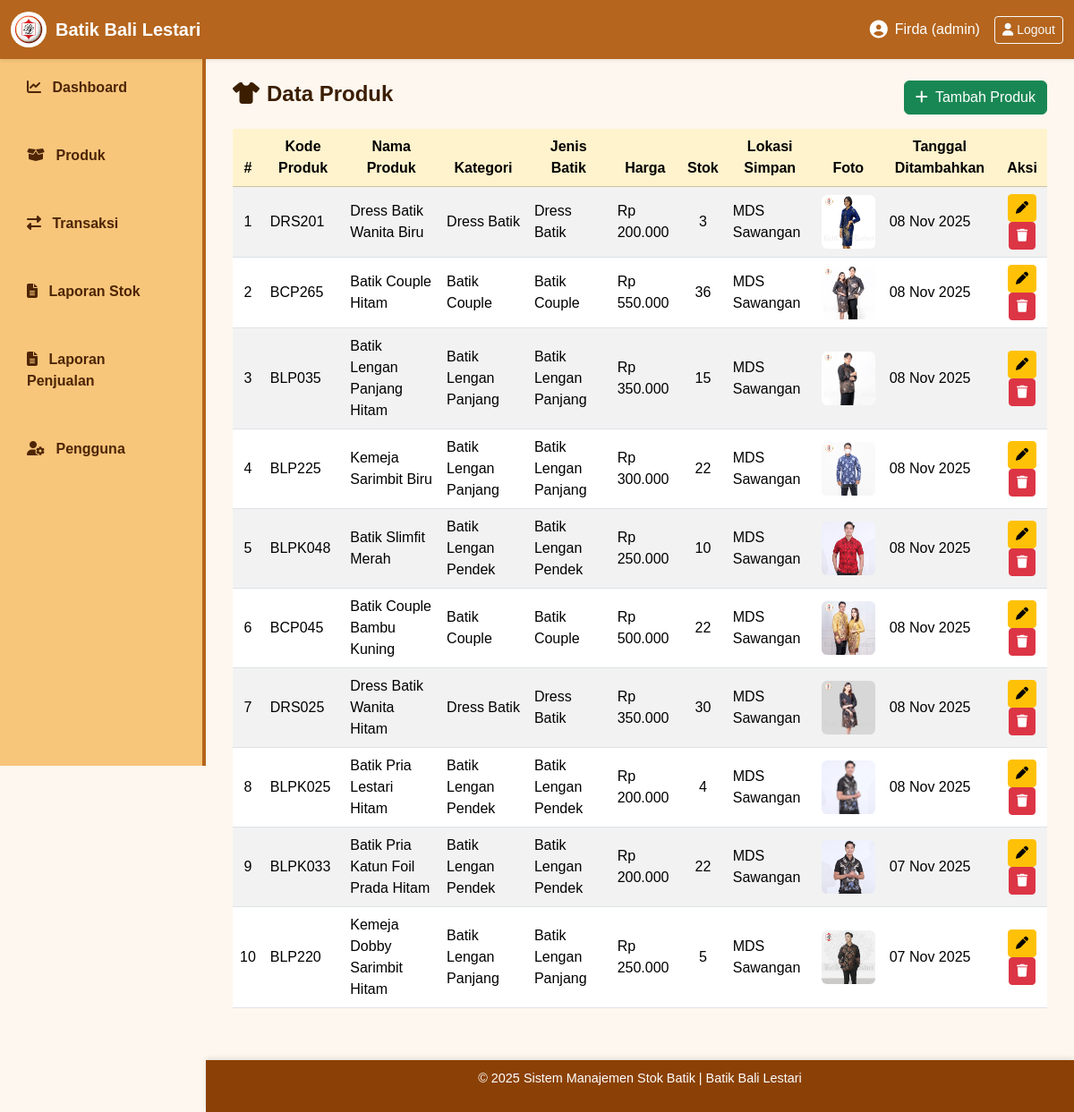
Page /views/produk/data_produk.php (signed in) on the committed database.
### tables this page shows
CREATE TABLE `produk` (
  `id_produk` int(11) NOT NULL,
  `id_kategori` int(11) DEFAULT NULL,
  `kode_produk` varchar(50) NOT NULL,
  `nama_produk` varchar(100) NOT NULL,
  `jenis_batik` varchar(100) DEFAULT NULL,
  `harga` decimal(12,2) NOT NULL,
  `stok` int(11) DEFAULT 0,
  `lokasi_simpan` varchar(100) DEFAULT NULL,
  `foto_produk` varchar(255) DEFAULT NULL,
  `tanggal_ditambahkan` datetime DEFAULT current_timestamp()
);

CREATE TABLE `kategori` (
  `id_kategori` int(11) NOT NULL,
  `nama_kategori` varchar(100) NOT NULL,
  `deskripsi` text DEFAULT NULL
);

### config/helper.php (called while the page is built, shortened)
<?php
function rupiah($angka) {
    return "Rp " . number_format($angka, 0, ',', '.');
}
?>

### views/produk/data_produk.php (the view, shortened to what this page needs)
<?php
include '../../config/koneksi.php';
include '../../config/helper.php';
include '../includes/header.php';
$q = mysqli_query($conn, "
  SELECT p.*, k.nama_kategori
  FROM produk p
  LEFT JOIN kategori k ON p.id_kategori = k.id_kategori
  ORDER BY p.id_produk DESC
");
?>
<div class="d-flex justify-content-between align-items-center mb-3">
  <h4><i class="fa-solid fa-shirt me-2"></i>Data Produk</h4>
  <a href="tambah_produk.php" class="btn btn-success">
    <i class="fa-solid fa-plus me-1"></i> Tambah Produk
  </a>
</div>
<div class="table-responsive">
  <table class="table table-striped table-hover align-middle">
    <thead class="table-warning text-center">
      <tr>
        <th>#</th>
        <th>Kode Produk</th>
        <th>Nama Produk</th>
        <th>Kategori</th>
        <th>Jenis Batik</th>
        <th>Harga</th>
        <th>Stok</th>
        <th>Lokasi Simpan</th>
        <th>Foto</th>
        <th>Tanggal Ditambahkan</th>
        <th>Aksi</th>
      </tr>
    </thead>
    <tbody>
      <?php $no = 1; while ($r = mysqli_fetch_assoc($q)): ?>
      <tr>
        <td class="text-center"><?= $no++; ?></td>
        <td><?= htmlspecialchars($r['kode_produk']); ?></td>
        <td><?= htmlspecialchars($r['nama_produk']); ?></td>
        <td><?= htmlspecialchars($r['nama_kategori'] ?? '-'); ?></td>
        <td><?= htmlspecialchars($r['jenis_batik'] ?? '-'); ?></td>
        <td><?= rupiah($r['harga']); ?></td>
        <td class="text-center"><?= (int)$r['stok']; ?></td>
        <td><?= htmlspecialchars($r['lokasi_simpan'] ?? '-'); ?></td>
        <td class="text-center">
          <?php if (!empty($r['foto_produk']) && file_exists("../../uploads/foto_produk/" . $r['foto_produk'])): ?>
            <img src="../../uploads/foto_produk/<?= htmlspecialchars($r['foto_produk']); ?>"
                 alt="Foto Produk" width="60" height="60"
                 style="object-fit: cover; border-radius: 6px;">
          <?php else: ?>
            <span class="text-muted">-</span>
          <?php endif; ?>
        </td>
        <td><?= date('d M Y', strtotime($r['tanggal_ditambahkan'])); ?></td>
        <td class="text-center">
          <a href="edit_produk.php?id=<?= $r['id_produk']; ?>" class="btn btn-sm btn-warning">
            <i class="fa-solid fa-pen"></i>
          </a>
          <a href="hapus_produk.php?id=<?= $r['id_produk']; ?>"
             class="btn btn-sm btn-danger"
             onclick="return confirm('Yakin ingin menghapus produk ini?');">
            <i class="fa-solid fa-trash"></i>
          </a>
        </td>
      </tr>
      <?php endwhile; ?>
    </tbody>
  </table>
</div>
<?php include '../includes/footer.php'; ?>

### views/includes/header.php (shortened to what this page needs)
<!DOCTYPE html>
<html lang="id">
<head>
  <link href="https://cdn.jsdelivr.net/npm/bootstrap@5.3.2/dist/css/bootstrap.min.css" rel="stylesheet">
  <link href="https://cdnjs.cloudflare.com/ajax/libs/font-awesome/6.4.2/css/all.min.css" rel="stylesheet">
  <link rel="stylesheet" href="/sistem-manajemen-stok-batik/assets/css/style.css">
</head>
<body>
  <nav class="navbar navbar-expand-lg shadow-sm fixed-top">
    <div class="container-fluid">
      <a class="navbar-brand" href="/sistem-manajemen-stok-batik/index.php">
        <img src="/sistem-manajemen-stok-batik/assets/img/logo.png" alt="Logo">
        Batik Bali Lestari
      </a>
      <div class="ms-auto text-white d-flex align-items-center">
        <i class="fa-solid fa-user-circle me-2 fs-5"></i>
        <span><?= $_SESSION['nama_lengkap']; ?> (<?= $_SESSION['role']; ?>)</span>
        <a href="/sistem-manajemen-stok-batik/views/auth/logout.php" class="btn btn-sm btn-outline-light ms-3 d-flex align-items-center">
          <i class="fa-solid fa-user me-1"></i> Logout
        </a>
      </div>
    </div>
  </nav>
  <div class="layout-wrapper">
    <aside class="sidebar">
      <?php include 'sidebar.php'; ?>
    </aside>
    <main class="main-content fade-in">

### views/includes/sidebar.php
<a href="/sistem-manajemen-stok-batik/index.php"><i class="fa-solid fa-chart-line me-2"></i> Dashboard</a>
<br>
<?php if ($_SESSION['role'] === 'admin' || $_SESSION['role'] === 'staf_gudang'): ?>
  <a href="/sistem-manajemen-stok-batik/views/produk/data_produk.php"><i class="fa-solid fa-box-open me-2"></i> Produk</a>
  <br>
<?php endif; ?>
<?php if (in_array($_SESSION['role'], ['admin', 'staf_gudang', 'kasir'])): ?>
  <a href="/sistem-manajemen-stok-batik/views/transaksi/data_transaksi.php"><i class="fa-solid fa-exchange-alt me-2"></i> Transaksi</a>
  <br>
<?php endif; ?>
<?php if (in_array($_SESSION['role'], ['admin', 'staf_gudang', 'owner'])): ?>
  <a href="/sistem-manajemen-stok-batik/views/laporan/laporan_stok.php"><i class="fa-solid fa-file-lines me-2"></i> Laporan Stok</a>
  <br>
<?php endif; ?>
<?php if (in_array($_SESSION['role'], ['admin', 'kasir', 'owner'])): ?>
  <a href="/sistem-manajemen-stok-batik/views/laporan/laporan_penjualan.php"><i class="fa-solid fa-file-lines me-2"></i> Laporan Penjualan</a>
  <br>
<?php endif; ?>
<?php if ($_SESSION['role'] === 'admin'): ?>
  <a href="/sistem-manajemen-stok-batik/views/pengguna/data_pengguna.php"><i class="fa-solid fa-user-gear me-2"></i> Pengguna</a>
<?php endif; ?>

### views/includes/footer.php
<footer class="footer">
  <p>© <?= date('Y'); ?> Sistem Manajemen Stok Batik | Batik Bali Lestari</p>
</footer>

### assets/css/style.css (style rules this page uses)
body { font-family: "Poppins", sans-serif; background-color: #fdf7ef; margin: 0; padding: 0; overflow-x: hidden; }
h1, h2, h3, h4, h5 { color: #3b1e00; font-weight: 600; }
a { text-decoration: none; }
.navbar { background-color: #b5651d !important; z-index: 1100; }
.navbar-brand { display: flex; align-items: center; color: #fff !important; font-weight: 700; font-size: 1.25rem; }
.navbar-brand img { height: 40px; width: 40px; border-radius: 50%; margin-right: 10px; background: #fff; padding: 3px; object-fit: cover; }
.sidebar { background: #f7c67b; height: 100vh; padding: 20px 15px; border-right: 4px solid #b5651d; position: fixed; top: 56px; left: 0; width: 230px; z-index: 1000; overflow-y: auto; }
.sidebar a { display: block; color: #4e2505; font-weight: 600; text-decoration: none; border-radius: 8px; padding: 10px 15px; margin-bottom: 8px; transition: all 0.3s ease; }
.main-content { margin-left: 230px; padding: 90px 30px 100px; min-height: 100vh; background-color: #fdf7ef; transition: all 0.3s ease; }
.footer { position: fixed; bottom: 0; left: 230px; width: calc(100% - 230px); background-color: #8b4105; color: white; text-align: center; padding: 10px 0; font-size: 0.9rem; box-shadow: 0 -2px 6px rgba(0, 0, 0, 0.1); }
.fade-in { animation: fadeIn 0.6s ease-in-out; }

### rows in the picture
produk: kode_produk "DRS201", nama_produk "Dress Batik Wanita Biru", id_kategori.nama_kategori "Dress Batik", jenis_batik "Dress Batik", harga "Rp 200.000", stok "3", lokasi_simpan "MDS Sawangan", foto_produk (picture), tanggal_ditambahkan "08 Nov 2025"
produk: kode_produk "BCP265", nama_produk "Batik Couple Hitam", id_kategori.nama_kategori "Batik Couple", jenis_batik "Batik Couple", harga "Rp 550.000", stok "36", lokasi_simpan "MDS Sawangan", foto_produk (picture), tanggal_ditambahkan "08 Nov 2025"
produk: kode_produk "BLP035", nama_produk "Batik Lengan Panjang Hitam", id_kategori.nama_kategori "Batik Lengan Panjang", jenis_batik "Batik Lengan Panjang", harga "Rp 350.000", stok "15", lokasi_simpan "MDS Sawangan", foto_produk (picture), tanggal_ditambahkan "08 Nov 2025"
produk: kode_produk "BLP225", nama_produk "Kemeja Sarimbit Biru", id_kategori.nama_kategori "Batik Lengan Panjang", jenis_batik "Batik Lengan Panjang", harga "Rp 300.000", stok "22", lokasi_simpan "MDS Sawangan", foto_produk (picture), tanggal_ditambahkan "08 Nov 2025"
produk: kode_produk "BLPK048", nama_produk "Batik Slimfit Merah", id_kategori.nama_kategori "Batik Lengan Pendek", jenis_batik "Batik Lengan Pendek", harga "Rp 250.000", stok "10", lokasi_simpan "MDS Sawangan", foto_produk (picture), tanggal_ditambahkan "08 Nov 2025"
produk: kode_produk "BCP045", nama_produk "Batik Couple Bambu Kuning", id_kategori.nama_kategori "Batik Couple", jenis_batik "Batik Couple", harga "Rp 500.000", stok "22", lokasi_simpan "MDS Sawangan", foto_produk (picture), tanggal_ditambahkan "08 Nov 2025"
produk: kode_produk "DRS025", nama_produk "Dress Batik Wanita Hitam", id_kategori.nama_kategori "Dress Batik", jenis_batik "Dress Batik", harga "Rp 350.000", stok "30", lokasi_simpan "MDS Sawangan", foto_produk (picture), tanggal_ditambahkan "08 Nov 2025"
produk: kode_produk "BLPK025", nama_produk "Batik Pria Lestari Hitam", id_kategori.nama_kategori "Batik Lengan Pendek", jenis_batik "Batik Lengan Pendek", harga "Rp 200.000", stok "4", lokasi_simpan "MDS Sawangan", foto_produk (picture), tanggal_ditambahkan "08 Nov 2025"
produk: kode_produk "BLPK033", nama_produk "Batik Pria Katun Foil Prada Hitam", id_kategori.nama_kategori "Batik Lengan Pendek", jenis_batik "Batik Lengan Pendek", harga "Rp 200.000", stok "22", lokasi_simpan "MDS Sawangan", foto_produk (picture), tanggal_ditambahkan "07 Nov 2025"
produk: kode_produk "BLP220", nama_produk "Kemeja Dobby Sarimbit Hitam", id_kategori.nama_kategori "Batik Lengan Panjang", jenis_batik "Batik Lengan Panjang", harga "Rp 250.000", stok "5", lokasi_simpan "MDS Sawangan", foto_produk (picture), tanggal_ditambahkan "07 Nov 2025"

### other values in the picture
$_SESSION['nama_lengkap'] "Firda"
$_SESSION['role'] "admin"
